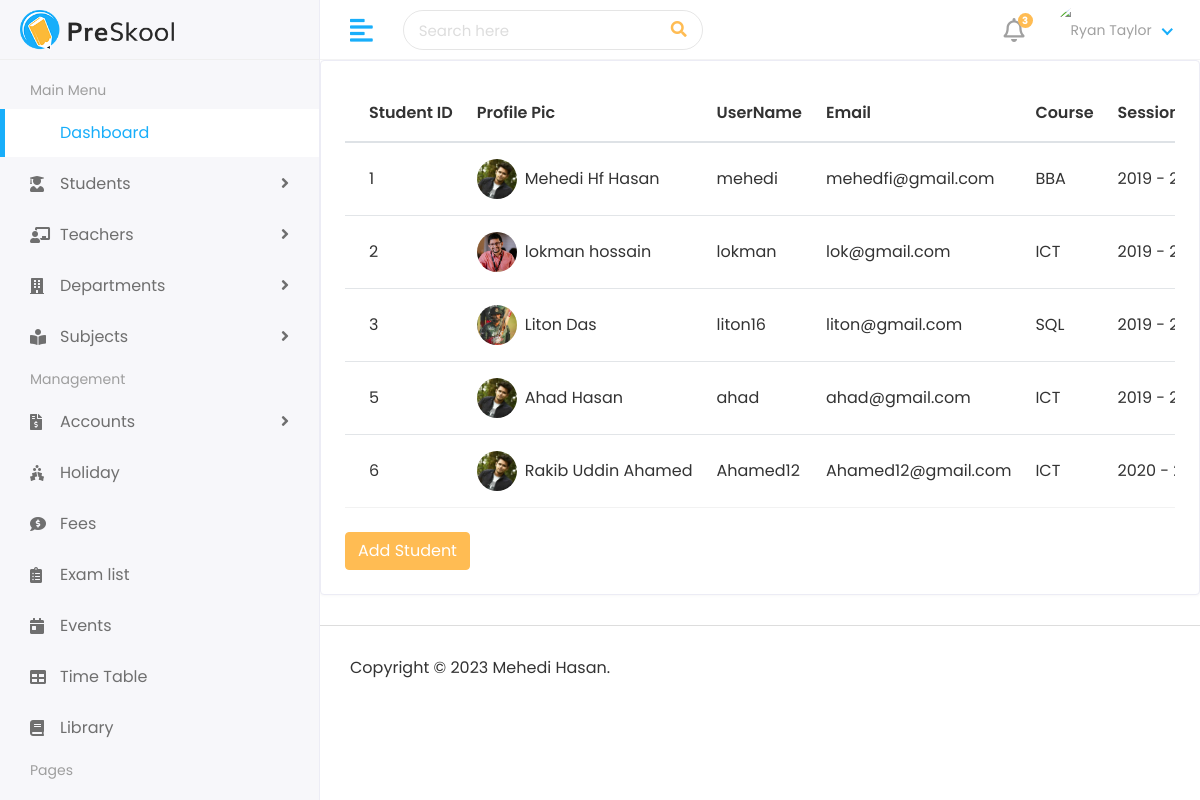
/student/myAdmin/Student/studentList, run on an earlier commit of the app's database.
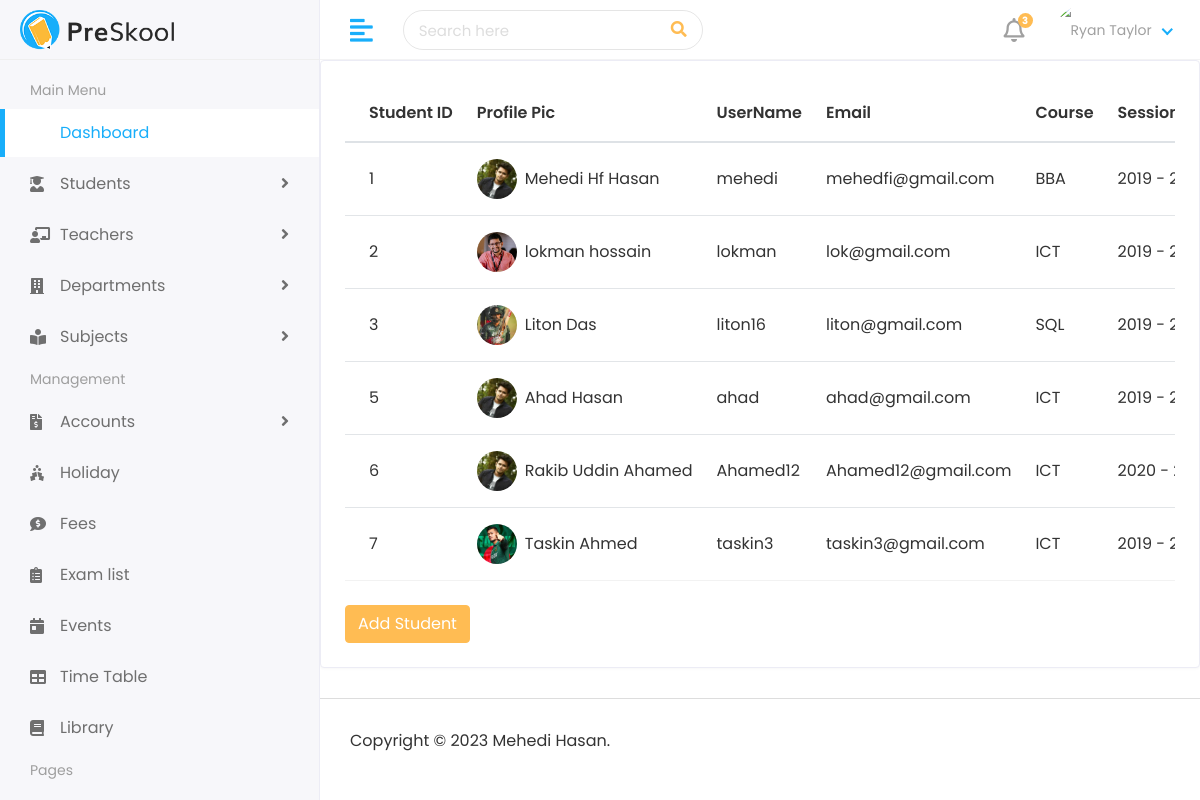
And on a later commit of the database.
### student/models.py (models this page shows, shortened)
class studentModel(models.Model):
    admin = models.OneToOneField(customUser , on_delete=models.CASCADE)
    address=models.TextField()
    gender = models.CharField(max_length=100)
    courseid = models.ForeignKey(courseModel, on_delete=models.DO_NOTHING,default=1)  # Set the default course
    sessionyearid = models.ForeignKey(sessionYearModel, on_delete=models.DO_NOTHING,default=1)
    cratedat = models.DateTimeField(auto_now_add=True)  # Set the default value using timezone.now
    updateat = models.DateTimeField(auto_now=True)

class courseModel(models.Model):
    name=models.CharField(max_length=100)
    createat=models.DateTimeField(auto_now_add=True)
    updateat=models.DateTimeField(auto_now=True)
    def __str__(self):
        return self.name

class sessionYearModel(models.Model):
    sessionStart=models.CharField(max_length=100)
    sessionEnd=models.CharField(max_length=100)
    def __str__(self):
        return self.sessionStart + " - " + self.sessionEnd

### authentication/models.py (models this page shows)
class customUser(AbstractUser):
    USER=(
        (1,"admin"),
        (2,"Teacher"),
        (3,"students"),
    )
    user_type=models.CharField(choices=USER,max_length=50,default=1)
    profile_pic=models.ImageField(upload_to="media/profile_pic")

### student/views.py (the view)
# urls.py: path('myAdmin/Student/studentList', views.studentList,name="studentList"),
def studentList(request):
    allStudent=studentModel.objects.all()
    return render(request,"Students/studentList.html",{"student":allStudent})

### templates/Students/studentList.html (shortened to what this page needs)
{% extends 'base.html' %}
{% block content %}
<div class="row">
    <div class="col-sm-12">
       <div class="card card-table">
          <div class="card-body">
             <div class="table-responsive">
                <table class="table table-hover table-center mb-0 datatable">
                   <thead>
                      <tr>
                        <th>Student ID</th>
                        <th>Profile Pic</th>
                         <th>UserName</th>
                         <th>Email</th>
                         <th>Course</th>
                         <th>Session Year</th>
                      </tr>
                   </thead>
                   <tbody>
                     {% for s in  student%}
                     <tr>
                         <td>{{s.id}}</td>
                         <td>
                            <h2 class="table-avatar">
                               <a href="student-details.html" class="avatar avatar-sm mr-2"><img class="avatar-img rounded-circle" src="/{{s.admin.profile_pic}}" alt="User Image"></a>
                               <a href="student-details.html">{{s.admin.first_name}}  {{s.admin.last_name}}</a>
                            </h2>
                         </td>
                         <td>{{s.admin.username}}</td>
                         <td>{{s.admin.email}}</td>
                         <td>{{s.courseid}}</td>
                         <td>{{s.sessionyearid}}</td>
                      </tr>
                      {% endfor %}
                   </tbody>
                </table>
             </div> <br>
            <a class="btn btn-primary" href="{% url "addStudent" %}">Add Student</a>
          </div>
       </div>
    </div>
 </div>
{% endblock %}

What changed in the data, as far as the page shows it:
added studentModel: id "7", admin.profile_pic (picture), admin.first_name "Taskin", admin.last_name "Ahmed", admin.username "taskin3", admin.email "taskin3@gmail.com", courseid "ICT", sessionyearid "2019 -…"
